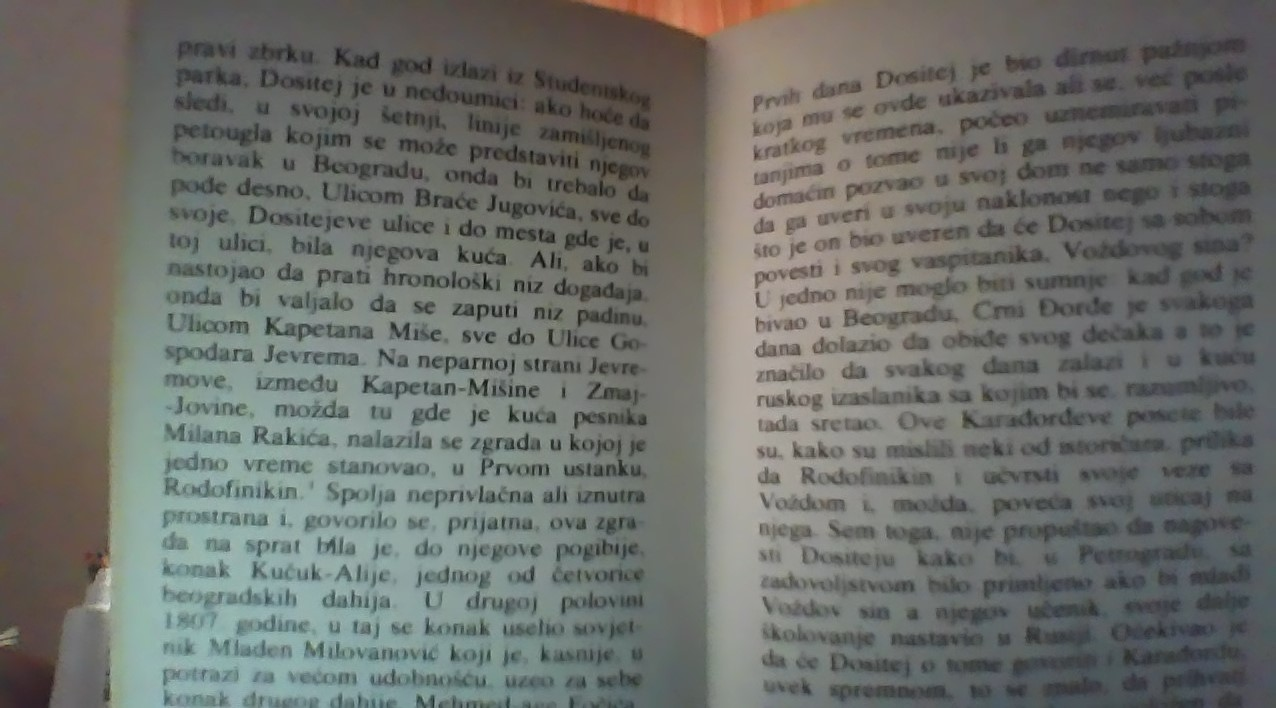
#> input picture book.jpg, 1276 x 708 px
$ python Video6.py
#> lines starting #> are read from the running program, lines starting #| are printed output that depends on the picture; after the words box and inside, x2 and y2 are one past the last pixel; in counts of white or black regions, pixels touching at a corner belong together
import numpy as np
import cv2

img = cv2.imread('book.jpg')
#> img is the input picture: shape (708, 1276, 3); mean B, G, R 106.7, 111.2, 108.9


#cv.threshold koristi se za primenu praga.
##1. argument je izvorna slika, koja bi trebala biti slika u sivim
##tonovima
##2. argument je vrednost praga koja se koristi za klasifikaciju
##vrednosti piksela.
##3. argument je maksimalna vrednost koja se dodeljuje
##vrednostima piksela većim od praga.
##4. argument tip praga
retval, threshold = cv2.threshold(img, 120, 255, cv2.THRESH_BINARY)
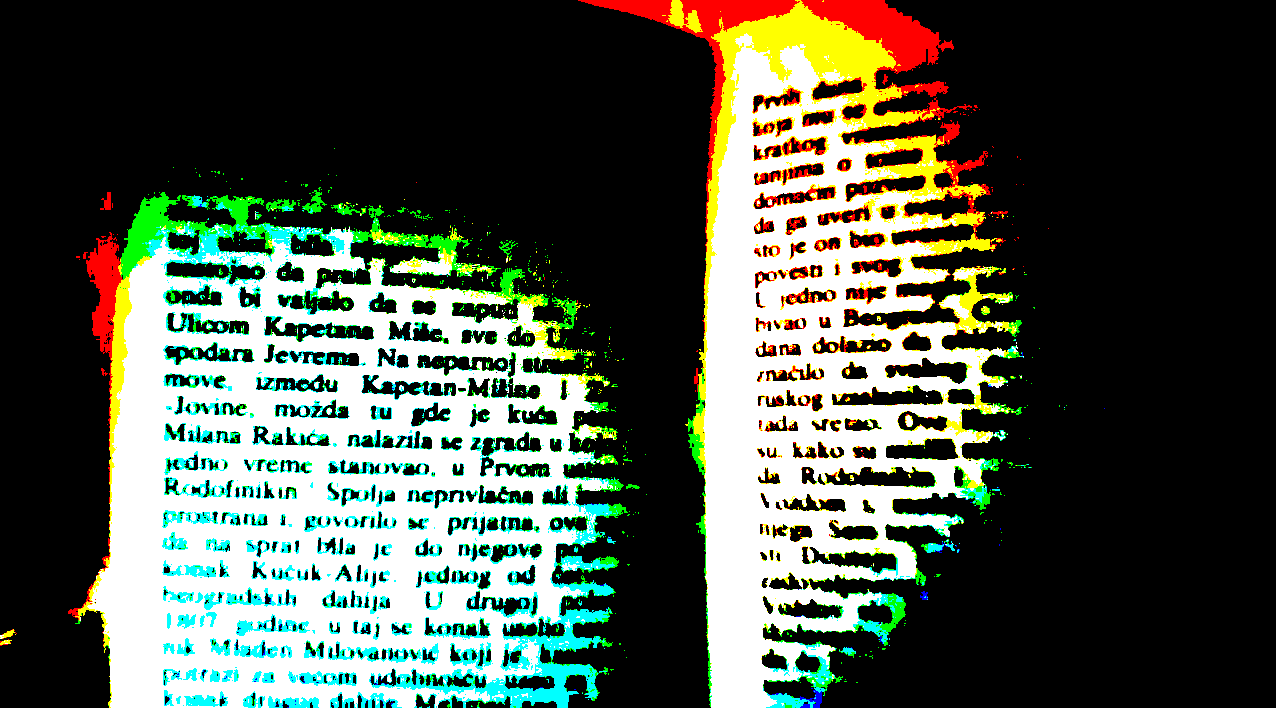
#> threshold: shape (708, 1276, 3); mean B, G, R 73.4, 86.1, 78

grayscaled = cv2.cvtColor(img,cv2.COLOR_BGR2GRAY)
retval2, threshold2 = cv2.threshold(grayscaled, 12, 255, cv2.THRESH_BINARY)
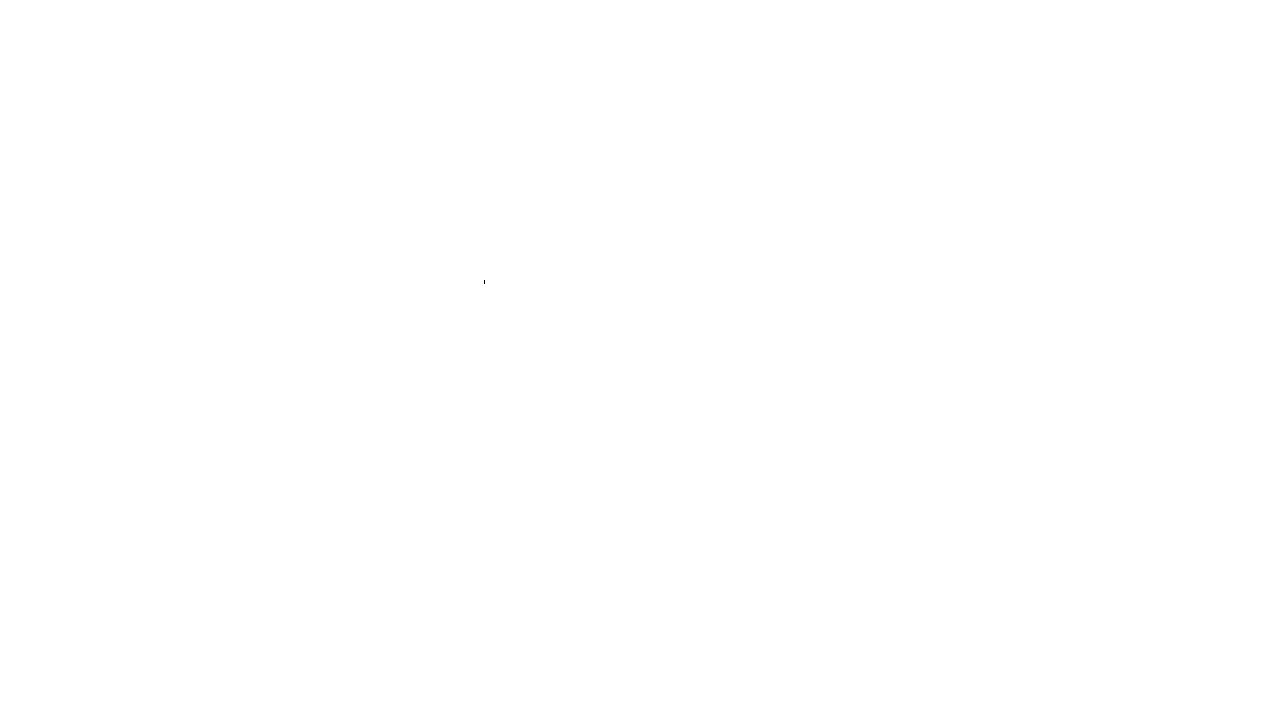
#> threshold2: shape (708, 1276); 100% white; black in thin lines or dots, all inside (x1, y1, x2, y2) = (484, 280, 485, 284)

gaus = cv2.adaptiveThreshold(grayscaled, 255, cv2.ADAPTIVE_THRESH_GAUSSIAN_C, cv2.THRESH_BINARY, 115, 1)
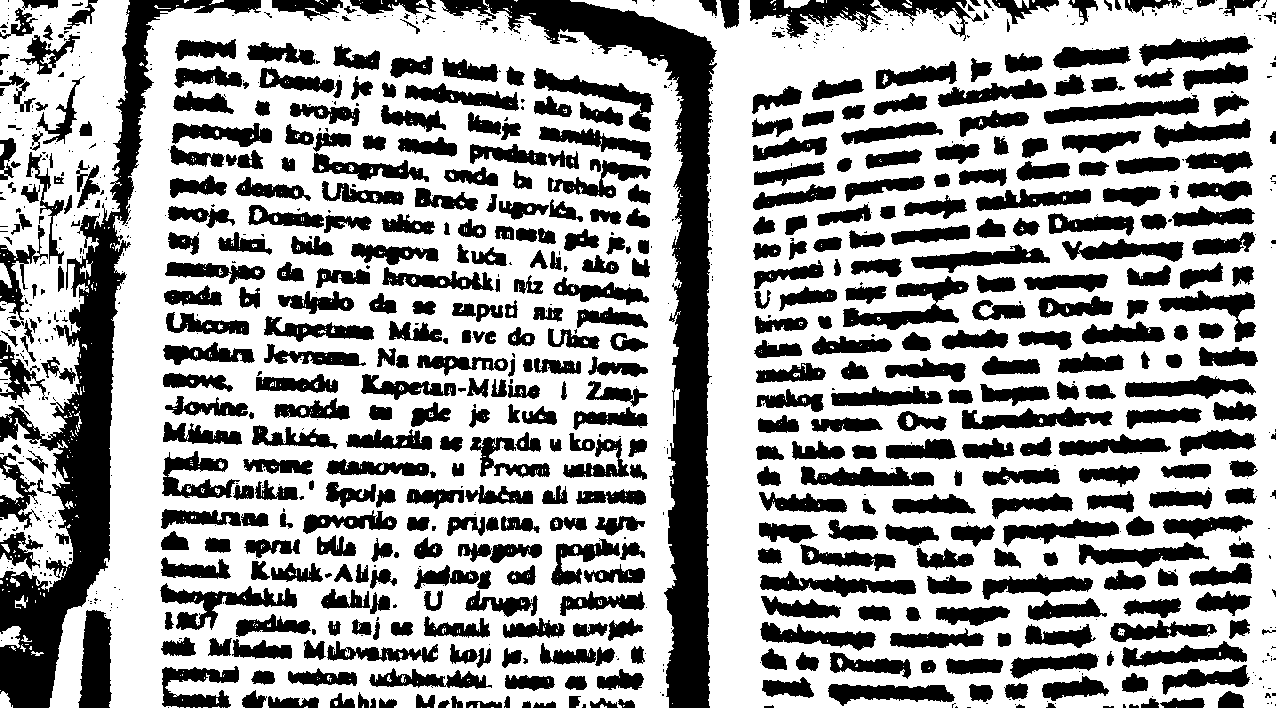
#> gaus: shape (708, 1276); 63.4% white; 1033 black regions (531 under 20 px), largest, box (x1, y1, x2, y2) and area: (440, 0, 717, 708) 29743, (0, 0, 261, 708) 29361, (78, 610, 112, 708) 2634
retval2,otsu = cv2.threshold(grayscaled,125,255,cv2.THRESH_BINARY+cv2.THRESH_OTSU)
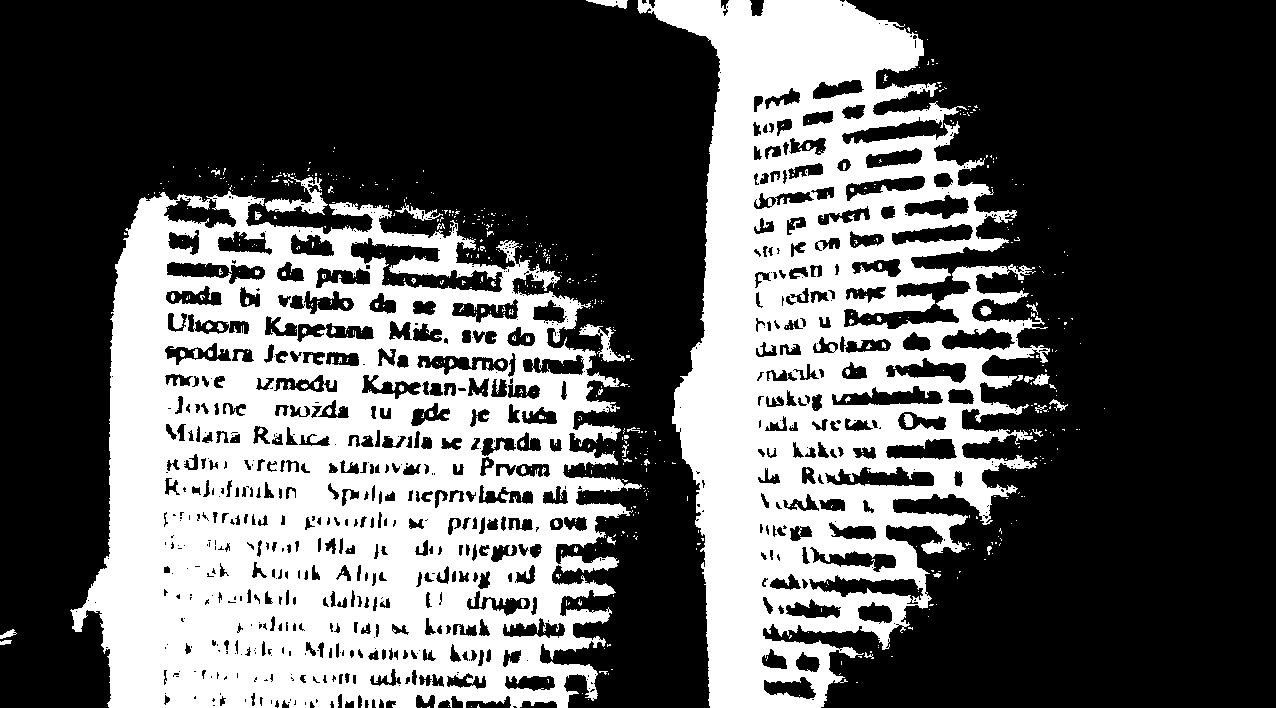
#> otsu: shape (708, 1276); 36.4% white; 626 white regions (563 under 20 px), largest, box (x1, y1, x2, y2) and area: (70, 191, 642, 708) 184485, (637, 0, 1050, 708) 138502, (265, 173, 328, 215) 884
#> retval2 = 116

cv2.imshow('orginalna',img)
cv2.imshow('treshold', threshold)
cv2.imshow('treshold2', threshold2)
cv2.imshow('gaus', gaus)
cv2.imshow('otsu', otsu)

cv2.waitKey(0)
cv2.destroyAllWindows()
